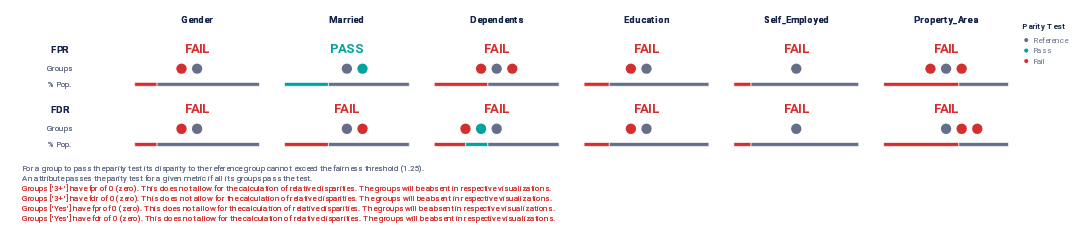

The cell this chart's notebook holds for it:
### Markdown cell above
# Aequitas Visualizations

### Code cell
audit.summary_plot(metrics=metrics, fairness_threshold=disparity_tolerance)
